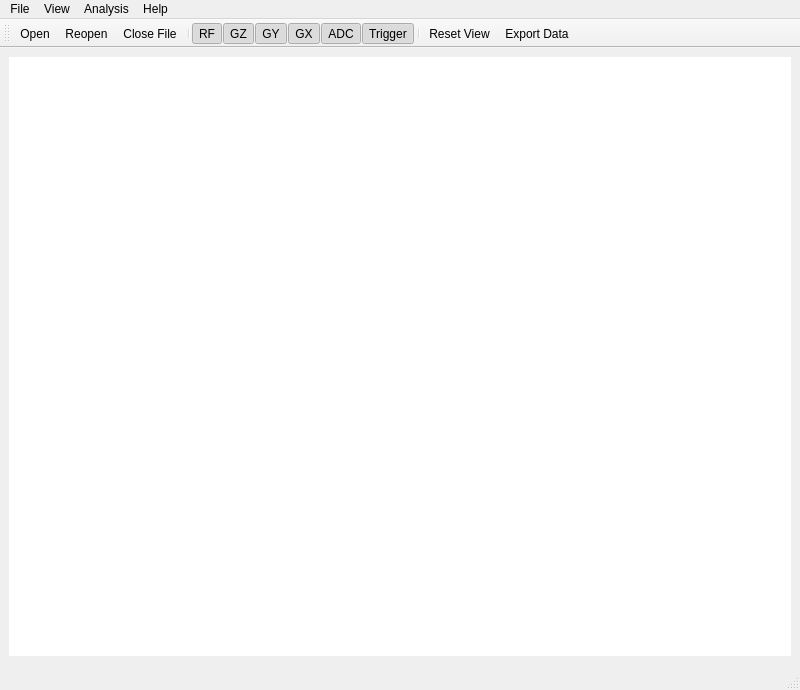
<?xml version="1.0" encoding="UTF-8"?>
<ui version="4.0">
 <class>MainWindow</class>
 <widget class="QMainWindow" name="MainWindow">
  <property name="geometry">
   <rect>
    <x>0</x>
    <y>0</y>
    <width>800</width>
    <height>690</height>
   </rect>
  </property>
  <property name="windowTitle">
   <string>MainWindow</string>
  </property>
  <widget class="QWidget" name="centralwidget">
   <property name="minimumSize">
    <size>
     <width>800</width>
     <height>600</height>
    </size>
   </property>
   <layout class="QHBoxLayout" name="horizontalLayout">
    <item>
     <widget class="QCustomPlot" name="customPlot" native="true">
      <property name="styleSheet">
       <string notr="true">background-color: rgb(255, 255, 255);</string>
      </property>
     </widget>
    </item>
   </layout>
  </widget>
  <widget class="QMenuBar" name="menubar">
   <property name="geometry">
    <rect>
     <x>0</x>
     <y>0</y>
     <width>800</width>
     <height>20</height>
    </rect>
   </property>
   <widget class="QMenu" name="menuFile">
    <property name="title">
     <string>File</string>
    </property>
    <widget class="QMenu" name="menuRecent_Files">
     <property name="title">
      <string>Recent Files...</string>
     </property>
     <addaction name="separator"/>
     <addaction name="actionClearMenu"/>
    </widget>
    <addaction name="actionOpen"/>
    <addaction name="actionReopen"/>
    <addaction name="menuRecent_Files"/>
    <addaction name="separator"/>
    <addaction name="actionCloseFile"/>
    <addaction name="separator"/>
    <addaction name="actionExit"/>
   </widget>
   <widget class="QMenu" name="menuView">
    <property name="title">
     <string>View</string>
    </property>
    <widget class="QMenu" name="menuEnableAxis">
     <property name="title">
      <string>Enable Axis</string>
     </property>
     <addaction name="actionRF"/>
     <addaction name="actionGZ"/>
     <addaction name="actionGY"/>
     <addaction name="actionGX"/>
     <addaction name="actionADC"/>
     <addaction name="actionTrigger"/>
    </widget>
    <addaction name="menuEnableAxis"/>
    <addaction name="actionColorSettings"/>
    <addaction name="separator"/>
    <addaction name="actionResetView"/>
    <addaction name="actionScreenshot"/>
   </widget>
   <widget class="QMenu" name="menuAnalysis">
    <property name="title">
     <string>Analysis</string>
    </property>
    <addaction name="actionExportData"/>
   </widget>
   <widget class="QMenu" name="menuAbout">
    <property name="title">
     <string>Help</string>
    </property>
    <addaction name="actionContact"/>
   </widget>
   <addaction name="menuFile"/>
   <addaction name="menuView"/>
   <addaction name="menuAnalysis"/>
   <addaction name="menuAbout"/>
  </widget>
  <widget class="QStatusBar" name="statusbar">
   <property name="minimumSize">
    <size>
     <width>0</width>
     <height>25</height>
    </size>
   </property>
  </widget>
  <widget class="QToolBar" name="toolBar">
   <property name="windowTitle">
    <string>toolBar</string>
   </property>
   <attribute name="toolBarArea">
    <enum>TopToolBarArea</enum>
   </attribute>
   <attribute name="toolBarBreak">
    <bool>false</bool>
   </attribute>
   <addaction name="actionOpen"/>
   <addaction name="actionReopen"/>
   <addaction name="actionCloseFile"/>
   <addaction name="separator"/>
   <addaction name="actionRF"/>
   <addaction name="actionGZ"/>
   <addaction name="actionGY"/>
   <addaction name="actionGX"/>
   <addaction name="actionADC"/>
   <addaction name="actionTrigger"/>
   <addaction name="separator"/>
   <addaction name="actionResetView"/>
   <addaction name="actionExportData"/>
  </widget>
  <action name="actionOpen">
   <property name="icon">
    <iconset theme="QIcon::ThemeIcon::DocumentOpen"/>
   </property>
   <property name="text">
    <string>Open...</string>
   </property>
   <property name="shortcut">
    <string>Ctrl+O</string>
   </property>
  </action>
  <action name="actionExit">
   <property name="icon">
    <iconset theme="QIcon::ThemeIcon::ApplicationExit"/>
   </property>
   <property name="text">
    <string>Exit</string>
   </property>
   <property name="shortcut">
    <string>Ctrl+Q</string>
   </property>
  </action>
  <action name="actionContact">
   <property name="icon">
    <iconset theme="QIcon::ThemeIcon::MailForward"/>
   </property>
   <property name="text">
    <string>Contact...</string>
   </property>
  </action>
  <action name="actionReopen">
   <property name="icon">
    <iconset theme="QIcon::ThemeIcon::DocumentOpenRecent"/>
   </property>
   <property name="text">
    <string>Reopen</string>
   </property>
  </action>
  <action name="actionClearMenu">
   <property name="text">
    <string>Clear Menu</string>
   </property>
  </action>
  <action name="actionCloseFile">
   <property name="icon">
    <iconset theme="QIcon::ThemeIcon::EditClear"/>
   </property>
   <property name="text">
    <string>Close File</string>
   </property>
  </action>
  <action name="actionColorSettings">
   <property name="text">
    <string>Color Settings</string>
   </property>
  </action>
  <action name="actionAbout">
   <property name="icon">
    <iconset theme="QIcon::ThemeIcon::HelpAbout"/>
   </property>
   <property name="text">
    <string>About</string>
   </property>
  </action>
  <action name="actionResetView">
   <property name="text">
    <string>Reset View</string>
   </property>
  </action>
  <action name="actionRF">
   <property name="checkable">
    <bool>true</bool>
   </property>
   <property name="checked">
    <bool>true</bool>
   </property>
   <property name="text">
    <string>RF</string>
   </property>
  </action>
  <action name="actionGZ">
   <property name="checkable">
    <bool>true</bool>
   </property>
   <property name="checked">
    <bool>true</bool>
   </property>
   <property name="text">
    <string>GZ</string>
   </property>
  </action>
  <action name="actionGY">
   <property name="checkable">
    <bool>true</bool>
   </property>
   <property name="checked">
    <bool>true</bool>
   </property>
   <property name="text">
    <string>GY</string>
   </property>
  </action>
  <action name="actionGX">
   <property name="checkable">
    <bool>true</bool>
   </property>
   <property name="checked">
    <bool>true</bool>
   </property>
   <property name="text">
    <string>GX</string>
   </property>
  </action>
  <action name="actionADC">
   <property name="checkable">
    <bool>true</bool>
   </property>
   <property name="checked">
    <bool>true</bool>
   </property>
   <property name="text">
    <string>ADC</string>
   </property>
  </action>
  <action name="actionTrigger">
   <property name="checkable">
    <bool>true</bool>
   </property>
   <property name="checked">
    <bool>true</bool>
   </property>
   <property name="text">
    <string>Trigger</string>
   </property>
  </action>
  <action name="actionEnableAxisToolbar">
   <property name="checkable">
    <bool>true</bool>
   </property>
   <property name="text">
    <string>Axis Toolbar</string>
   </property>
  </action>
  <action name="actionExportData">
   <property name="text">
    <string>Export Data</string>
   </property>
  </action>
  <action name="actionScreenshot">
   <property name="text">
    <string>Screenshot</string>
   </property>
  </action>
 </widget>
 <customwidgets>
  <customwidget>
   <class>QCustomPlot</class>
   <extends>QWidget</extends>
   <header>qcustomplot.h</header>
   <container>1</container>
  </customwidget>
 </customwidgets>
 <resources/>
 <connections>
  <connection>
   <sender>actionExit</sender>
   <signal>triggered()</signal>
   <receiver>MainWindow</receiver>
   <slot>close()</slot>
   <hints>
    <hint type="sourcelabel">
     <x>-1</x>
     <y>-1</y>
    </hint>
    <hint type="destinationlabel">
     <x>399</x>
     <y>299</y>
    </hint>
   </hints>
  </connection>
 </connections>
</ui>
